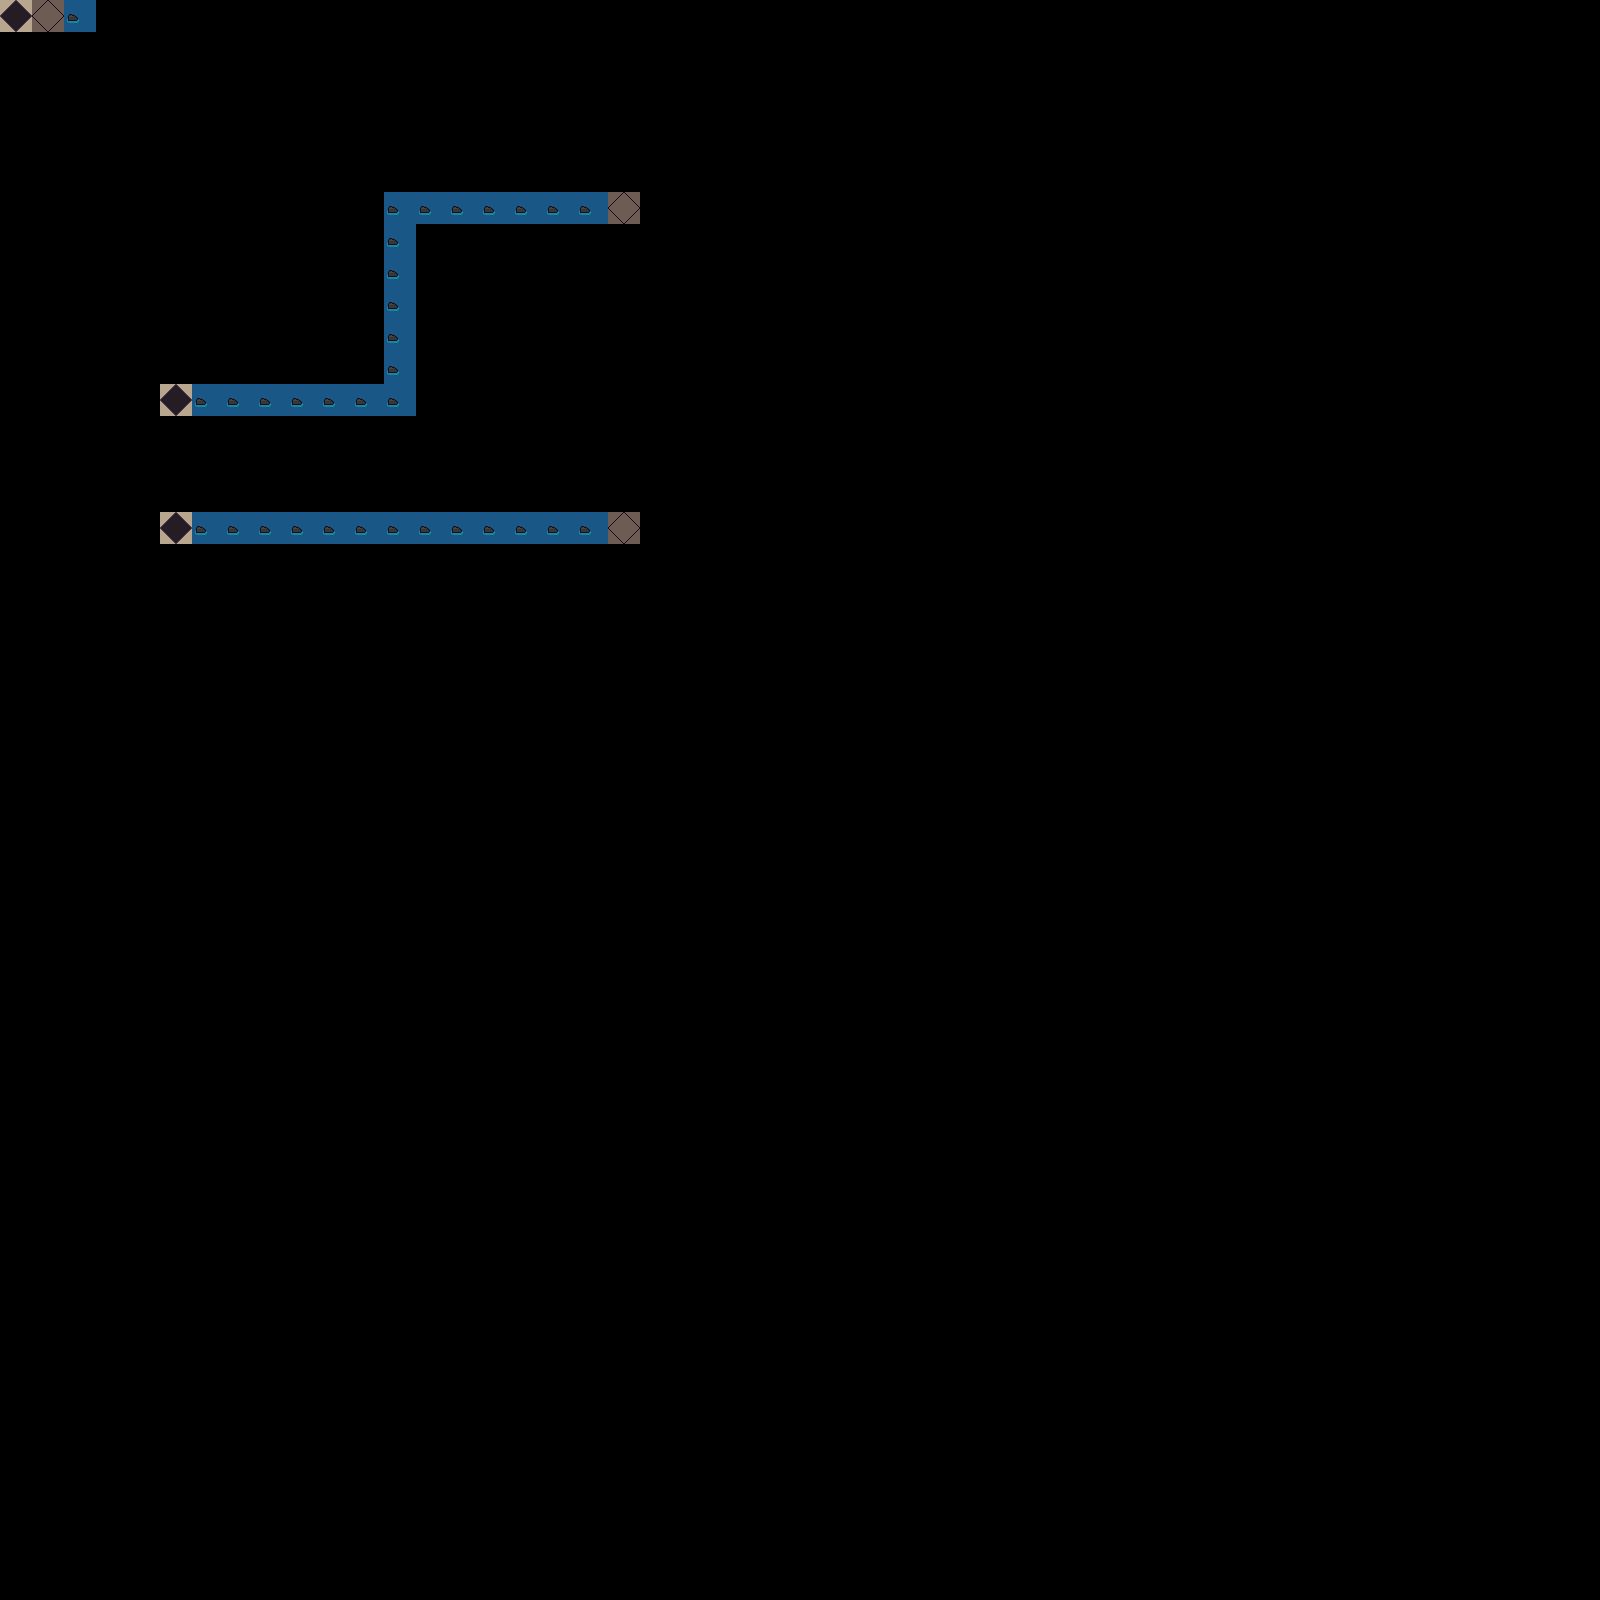

This game map was drawn from its Tiled (.tmx) file and the tilesets committed beside it. A one-line description and the trimmed map source follow:
An orthogonal 50x50 tile map with 32x32 px tiles, 1 tile layer (SwimPaths), 6 hidden layers not drawn.

<map version="1.0" orientation="orthogonal" renderorder="right-down" width="50" height="50" tilewidth="32" tileheight="32" nextobjectid="1">
 <tileset firstgid="1" name="terrain" tilewidth="32" tileheight="32" tilecount="483">
  <image source="Resources/terrain.png" width="672" height="736" />
 </tileset>
 <layer name="Dirt" width="50" height="50" visible="0">
  <data>[2500 cells, 2500 non-empty, 3 distinct tile ids]</data>
 </layer>
 <layer name="River" width="50" height="50" visible="0">
  <data>[2500 cells, 137 non-empty, 13 distinct tile ids]</data>
 </layer>
 <layer name="SwimPaths" width="50" height="50">
  <data>[2500 cells, 39 non-empty, 3 distinct tile ids]</data>
 </layer>
 <layer name="Brick" width="50" height="50" visible="0">
  <data>[2500 cells, 65 non-empty, 5 distinct tile ids]</data>
 </layer>
 <layer name="WalkPaths" width="50" height="50" visible="0">
  <data>[2500 cells, 85 non-empty, 3 distinct tile ids]</data>
 </layer>
 <layer name="Buildable" width="50" height="50" visible="0">
  <data>[2500 cells, 206 non-empty, 1 distinct tile ids]</data>
 </layer>
 <layer name="Dodads" width="50" height="50" visible="0">
  <data>[2500 cells, 18 non-empty, 18 distinct tile ids]</data>
 </layer>
</map>
